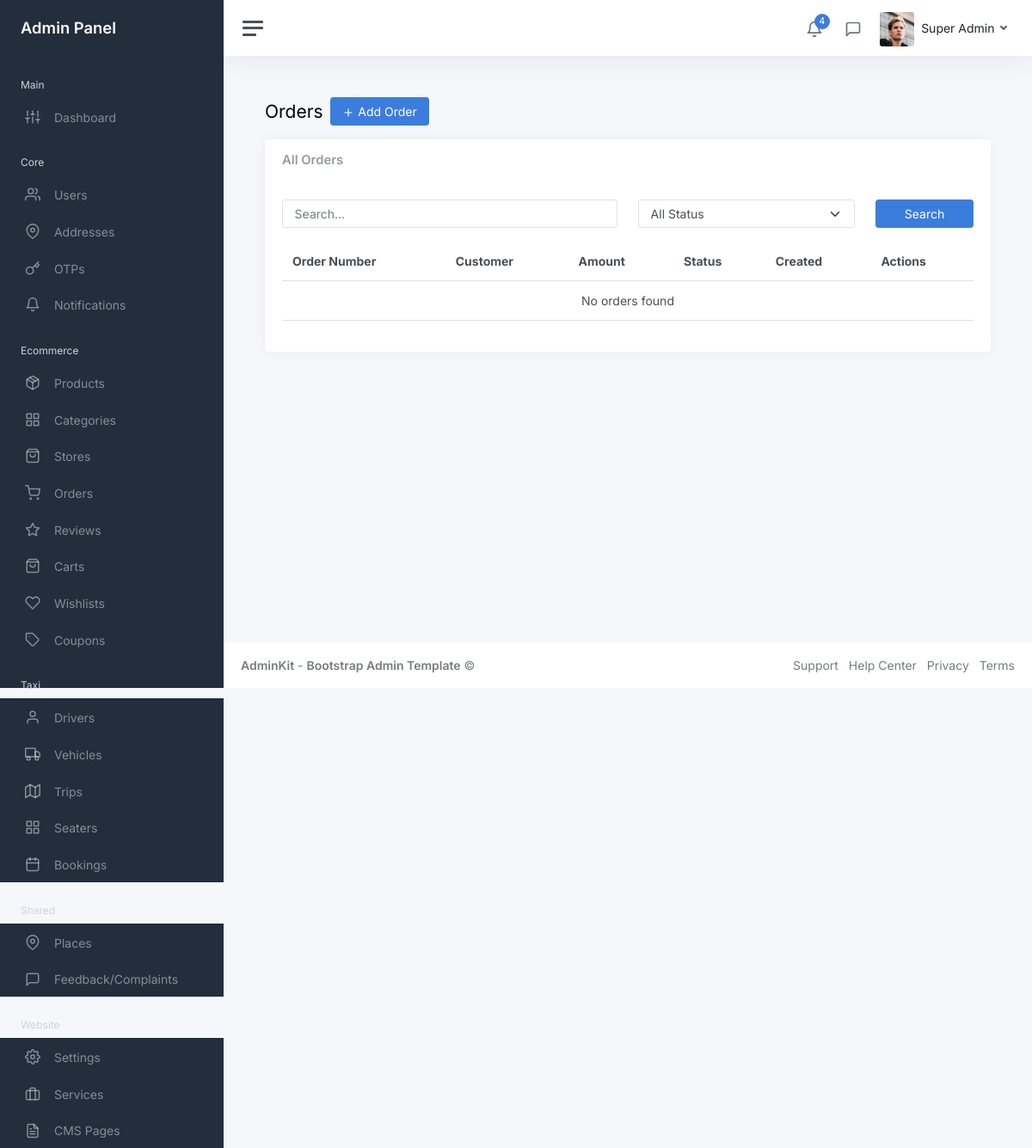
The page /myadmin/ecommerce/orders/ (signed in) on the database as committed earlier.
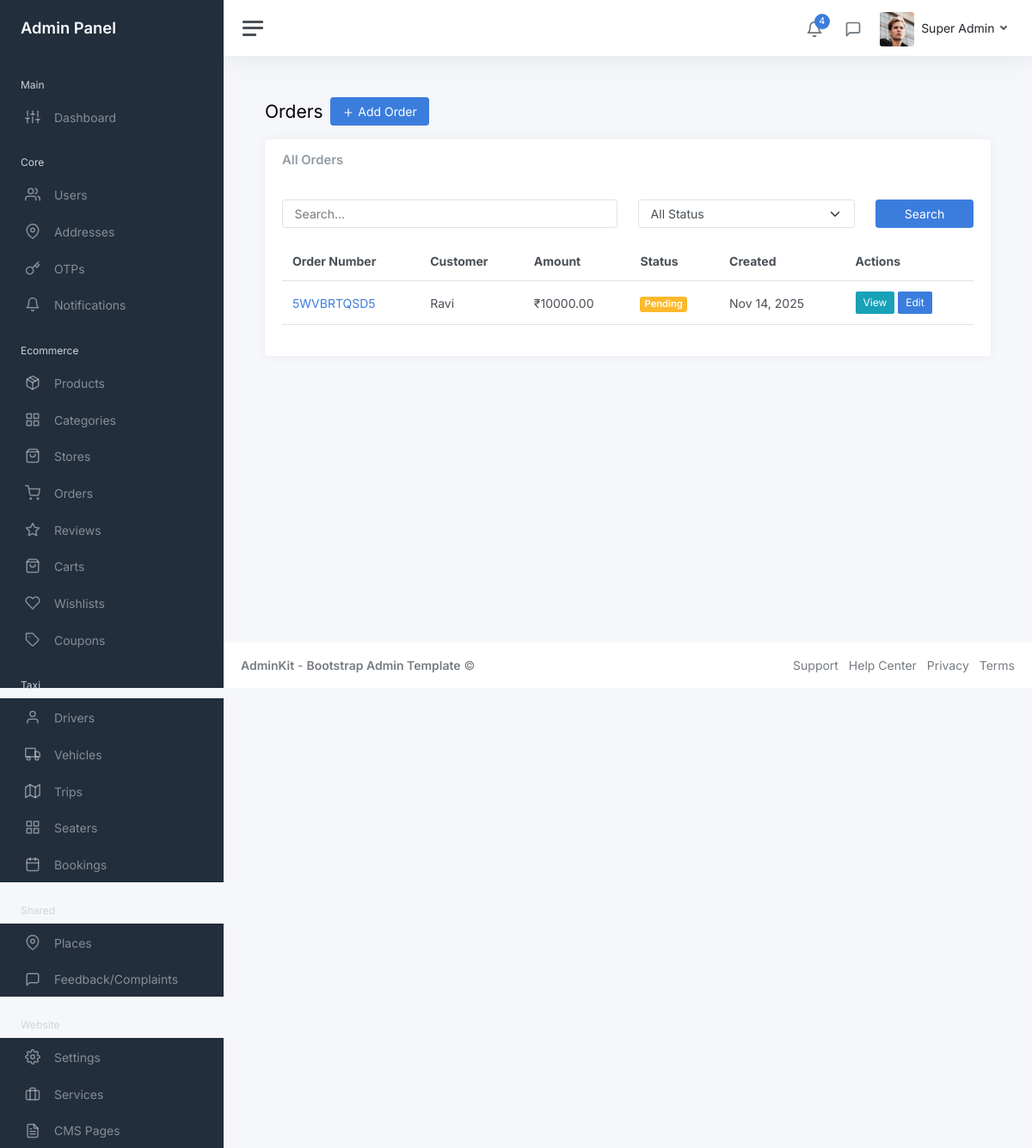
The same page on the database as committed later.
### ecommerce/models.py (models this page shows, shortened)
class Order(models.Model):
    STATUS_CHOICES = [
        ('pending', 'Pending'),
        ('confirmed', 'Confirmed'),
        ('processing', 'Processing'),
        ('shipped', 'Shipped'),
        ('delivered', 'Delivered'),
        ('cancelled', 'Cancelled'),
        ('refunded', 'Refunded'),
    ]
    user = models.ForeignKey(User, on_delete=models.CASCADE, related_name='orders')
    order_number = models.CharField(max_length=20, unique=True)
    status = models.CharField(max_length=20, choices=STATUS_CHOICES, default='pending')
    total_amount = models.DecimalField(max_digits=10, decimal_places=2)
    shipping_address = models.TextField()
    billing_address = models.TextField()
    phone = models.CharField(max_length=20)
    email = models.EmailField()
    notes = models.TextField(blank=True)
    created_at = models.DateTimeField(auto_now_add=True)
    updated_at = models.DateTimeField(auto_now=True)
    class Meta:
        ordering = ['-created_at']

### core/models.py (models this page shows, shortened)
class User(AbstractUser):
    COUNTRY_CODE_CHOICES = [
        ('+977', '+977'),
        ('+91', '+91'),
    ]
    COUNTRY_CHOICES = [
        ('Nepal', 'Nepal'),
        ('India', 'India'),
    ]
    phone = models.CharField(max_length=15, unique=True)
    name = models.CharField(max_length=100)
    email = models.EmailField(blank=True, null=True)
    country_code = models.CharField(max_length=5, choices=COUNTRY_CODE_CHOICES, default='+977')
    country = models.CharField(max_length=10, choices=COUNTRY_CHOICES, default='Nepal')
    fcm_token = models.CharField(max_length=255, blank=True, null=True)
    profile_picture = models.ImageField(upload_to='profile_pictures/', blank=True, null=True)
    national_id = models.CharField(max_length=50, blank=True, null=True, help_text='National ID number')
    national_id_document = models.ImageField(upload_to='kyc_documents/', blank=True, null=True, help_text='National ID document image')
    pan_no = models.CharField(max_length=20, blank=True, null=True, help_text='PAN (Permanent Account Number)')
    pan_document = models.ImageField(upload_to='kyc_documents/', blank=True, null=True, help_text='PAN document image')
    is_kyc_verified = models.BooleanField(default=False, help_text='Whether KYC has been verified by admin')
    kyc_submitted_at = models.DateTimeField(blank=True, null=True, help_text='When user submitted KYC information')
    kyc_verified_at = models.DateTimeField(blank=True, null=True, help_text='When KYC was verified by admin')
    created_at = models.DateTimeField(auto_now_add=True)
    updated_at = models.DateTimeField(auto_now=True)
    first_name = None
    last_name = None
    objects = UserManager()
    USERNAME_FIELD = 'phone'
    REQUIRED_FIELDS = ['name']
    class Meta:
        ordering = ['-created_at']

### myadmin/views/ecommerce/order_views.py (the view)
# urls.py: path('orders/', order_views.OrderListView.as_view(), name='order_list'),
class OrderListView(StaffRequiredMixin, ListView):
    model = Order
    template_name = 'admin/ecommerce/order_list.html'
    context_object_name = 'orders'
    paginate_by = 20
    def get_queryset(self):
        queryset = Order.objects.select_related('user').order_by('-created_at')
        search = self.request.GET.get('search')
        status = self.request.GET.get('status')
        if search:
            queryset = queryset.filter(
                Q(order_number__icontains=search) |
                Q(user__name__icontains=search) |
                Q(user__phone__icontains=search)
            )
        if status:
            queryset = queryset.filter(status=status)
        return queryset
    def get_context_data(self, **kwargs):
        context = super().get_context_data(**kwargs)
        context['search'] = self.request.GET.get('search', '')
        context['status'] = self.request.GET.get('status', '')
        context['status_choices'] = Order.STATUS_CHOICES
        return context
    def get(self, request, *args, **kwargs):
        if request.GET.get('export') == 'csv':
            queryset = self.get_queryset()
            return export_orders_csv(queryset)
        return super().get(request, *args, **kwargs)

### myadmin/mixins.py (called while the page is built)
    def test_func(self):
        return self.request.user.is_staff

### myadmin/templates/admin/ecommerce/order_list.html (shortened to what this page needs)
{% extends 'admin/layouts/base.html' %}
{% block content %}
<div class="container-fluid p-0">
    <div class="mb-3"><h1 class="h3 d-inline align-middle">Orders</h1><a class="btn btn-primary ms-2" href="{% url 'myadmin:ecommerce:order_create' %}"><i class="align-middle" data-feather="plus"></i> Add Order</a></div>
    <div class="row"><div class="col-12"><div class="card"><div class="card-header"><h5 class="card-title mb-0">All Orders</h5></div><div class="card-body">
        <form method="get" class="mb-3"><div class="row"><div class="col-md-6"><input type="text" class="form-control" name="search" placeholder="Search..." value="{{ search }}"></div><div class="col-md-4"><select class="form-select" name="status"><option value="">All Status</option>{% for value, label in status_choices %}<option value="{{ value }}" {% if status == value %}selected{% endif %}>{{ label }}</option>{% endfor %}</select></div><div class="col-md-2"><button class="btn btn-primary w-100" type="submit">Search</button></div></div></form>
        <table class="table table-hover"><thead><tr><th>Order Number</th><th>Customer</th><th>Amount</th><th>Status</th><th>Created</th><th>Actions</th></tr></thead><tbody>
            {% for order in orders %}<tr><td><a href="{% url 'myadmin:ecommerce:order_detail' order.pk %}">{{ order.order_number }}</a></td><td>{{ order.user.name }}</td><td>₹{{ order.total_amount }}</td><td><span class="badge bg-{% if order.status == 'delivered' %}success{% elif order.status == 'pending' %}warning{% elif order.status == 'cancelled' %}danger{% else %}info{% endif %}">{{ order.get_status_display }}</span></td><td>{{ order.created_at|date:"M d, Y" }}</td><td><a href="{% url 'myadmin:ecommerce:order_detail' order.pk %}" class="btn btn-sm btn-info">View</a> <a href="{% url 'myadmin:ecommerce:order_update' order.pk %}" class="btn btn-sm btn-primary">Edit</a></td></tr>{% empty %}<tr><td colspan="6" class="text-center">No orders found</td></tr>{% endfor %}
        </tbody></table>
    </div></div></div></div>
</div>
{% endblock %}

Rows that differ between the two databases and show on the page:
added Order: order_number "5WVBRTQSD5", user.name "Ravi", total_amount "10000.00", status "Pending", created_at "Nov 14, 2025"
Other text that changed with them:
text no longer shown: "No orders found"
